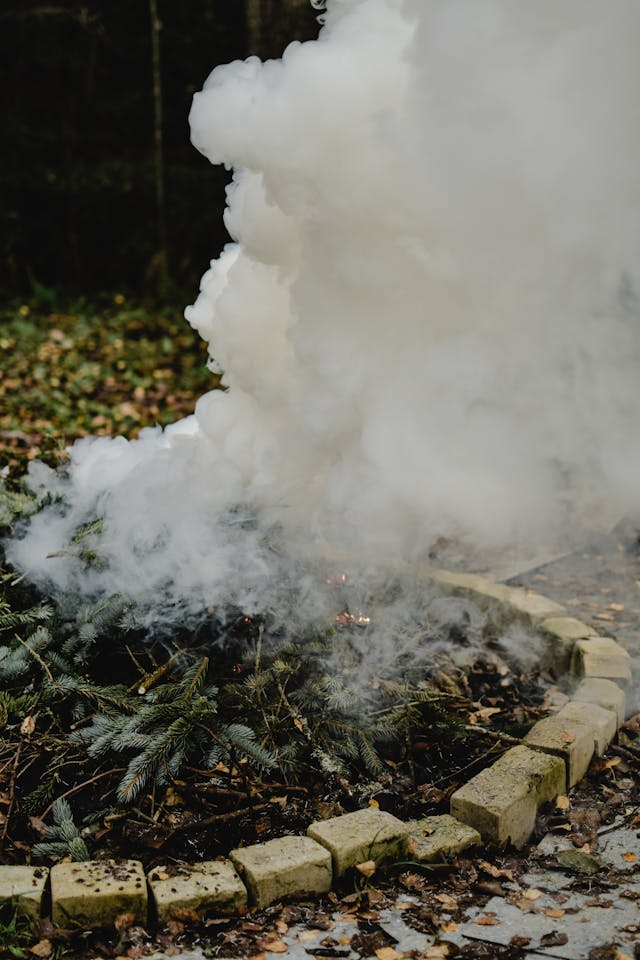
#> input picture Hazard-main/UPLOAD/DATA DOWNLOAD/Smoke/pexels-eva-bronzini-5987470.jpg, 640 x 960 px
$ python -i OBSTRUCTIONAI.py   (imports and definitions only)
#> lines starting #> are read from the running program, lines starting #| are printed output that depends on the picture; after the words box and inside, x2 and y2 are one past the last pixel; in counts of white or black regions, pixels touching at a corner belong together
#> further down, picture is the input picture: shape (960, 640, 3); mean B, G, R 97, 107.2, 109.2
import cv2
import numpy as np

class ObstructionAI:
    def __init__(self, sensitivity: int = 50):
        """
        Initialize the Obstruction AI.
        :param sensitivity: Sensitivity threshold for edge detection (lower = more sensitive).
        """
        self.sensitivity = sensitivity
        self.kernel = np.ones((5, 5), np.uint8)

    def detect_obstructions(self, frame):
        """
        Detects obstructions in the given frame using edge detection and contour analysis.
        Returns a list of detected obstructions: [{'bbox': (x, y, w, h), 'area': float}]
        """
        if frame is None:
            return []

        # 1. Grayscale & Blur
        gray = cv2.cvtColor(frame, cv2.COLOR_BGR2GRAY)
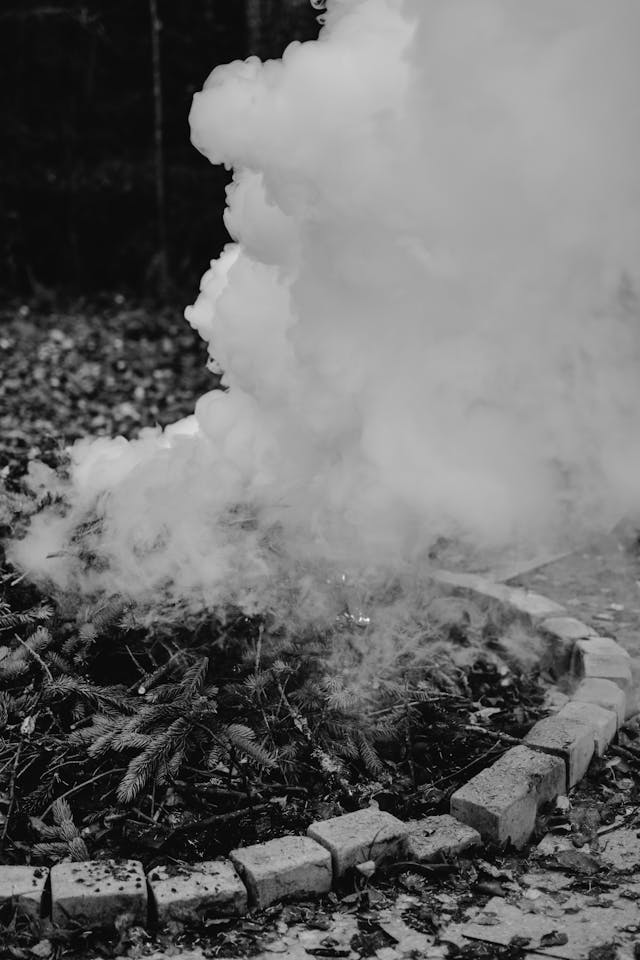
#> gray: shape (960, 640); min 0, max 249, mean 106.6
        blur = cv2.GaussianBlur(gray, (7, 7), 0)

        # 2. Edge Detection (Canny)
        edges = cv2.Canny(blur, self.sensitivity, self.sensitivity * 2)
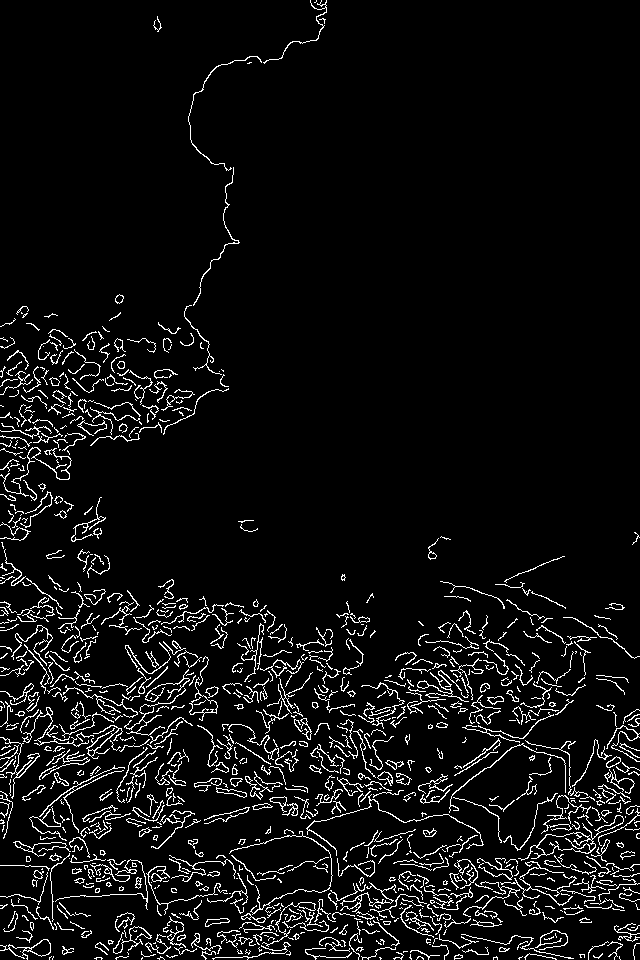
#> edges: shape (960, 640); 6% white in thin lines or dots

        # 3. Dilate to connect edges
        dilated = cv2.dilate(edges, self.kernel, iterations=2)
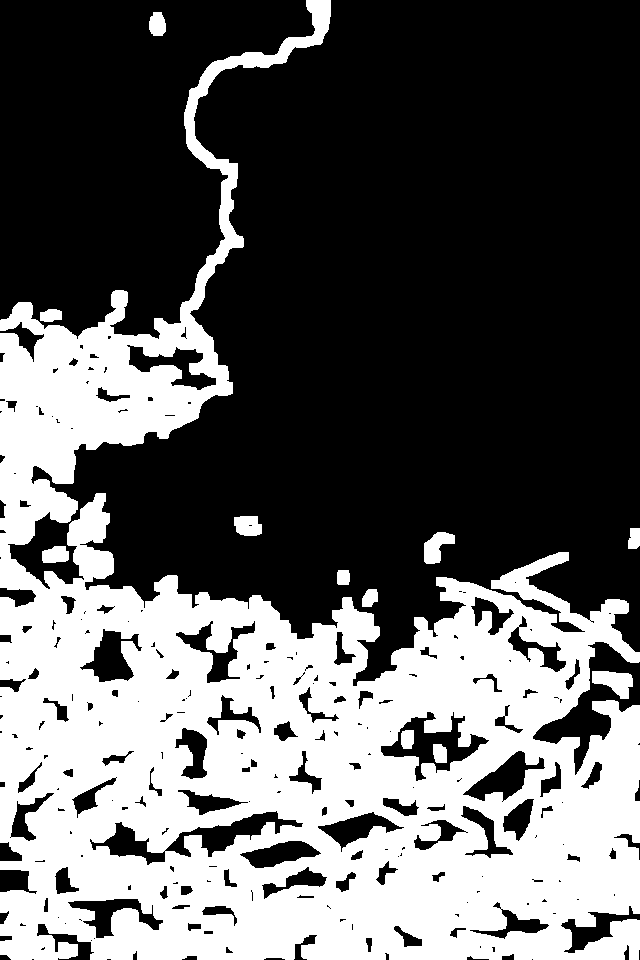
#> dilated: shape (960, 640); 37.6% white; 12 white regions

        # 4. Find Contours
        contours, _ = cv2.findContours(dilated, cv2.RETR_EXTERNAL, cv2.CHAIN_APPROX_SIMPLE)
#> contours = 10 contours; largest, box (x1, y1, x2, y2) and area: (0, 0, 640, 960) 255984, (592, 671, 633, 699) 660, (424, 532, 455, 564) 544, (234, 516, 262, 536) 436, (42, 546, 69, 563) 346

        obstructions = []
        height, width = frame.shape[:2]
#> height = 960; width = 640
        min_area = (width * height) * 0.05  # Obstruction must be at least 5% of screen
#> min_area = 30720

        for cnt in contours:
            area = cv2.contourArea(cnt)
            if area > min_area:
                x, y, w, h = cv2.boundingRect(cnt)

                # Filter out things that are too wide/flat (like horizons)
                aspect_ratio = w / float(h)
                if aspect_ratio > 4.0:
                    continue

                obstructions.append({
                    "bbox": (x, y, w, h),
                    "area": area,
                    "confidence": min(1.0, area / (width * height * 0.5)) # Conf based on size
                })
#> this loop made 10 passes
#> (area, x, y, w, h, aspect_ratio) on pass 10: (255984, 0, 0, 640, 960, 0.667)
#> area on passes 1 to 6: 660, 202, 161, 346, 543.5, 193
#> after the loop, obstructions = 1 item

        return obstructions

    def draw_results(self, frame, obstructions):
        """
        Draws bounding boxes around detected obstructions.
        """
        for obs in obstructions:
            x, y, w, h = obs['bbox']
            cv2.rectangle(frame, (x, y), (x + w, y + h), (0, 0, 255), 2)
            cv2.putText(frame, "OBSTRUCTION", (x, y - 10),
                        cv2.FONT_HERSHEY_SIMPLEX, 0.7, (0, 0, 255), 2)
        return frame

>>> import cv2
>>> picture = cv2.imread('../../Hazard-main/UPLOAD/DATA DOWNLOAD/Smoke/pexels-eva-bronzini-5987470.jpg')
>>> result = ObstructionAI().detect_obstructions(picture)
#> result = 1 item
